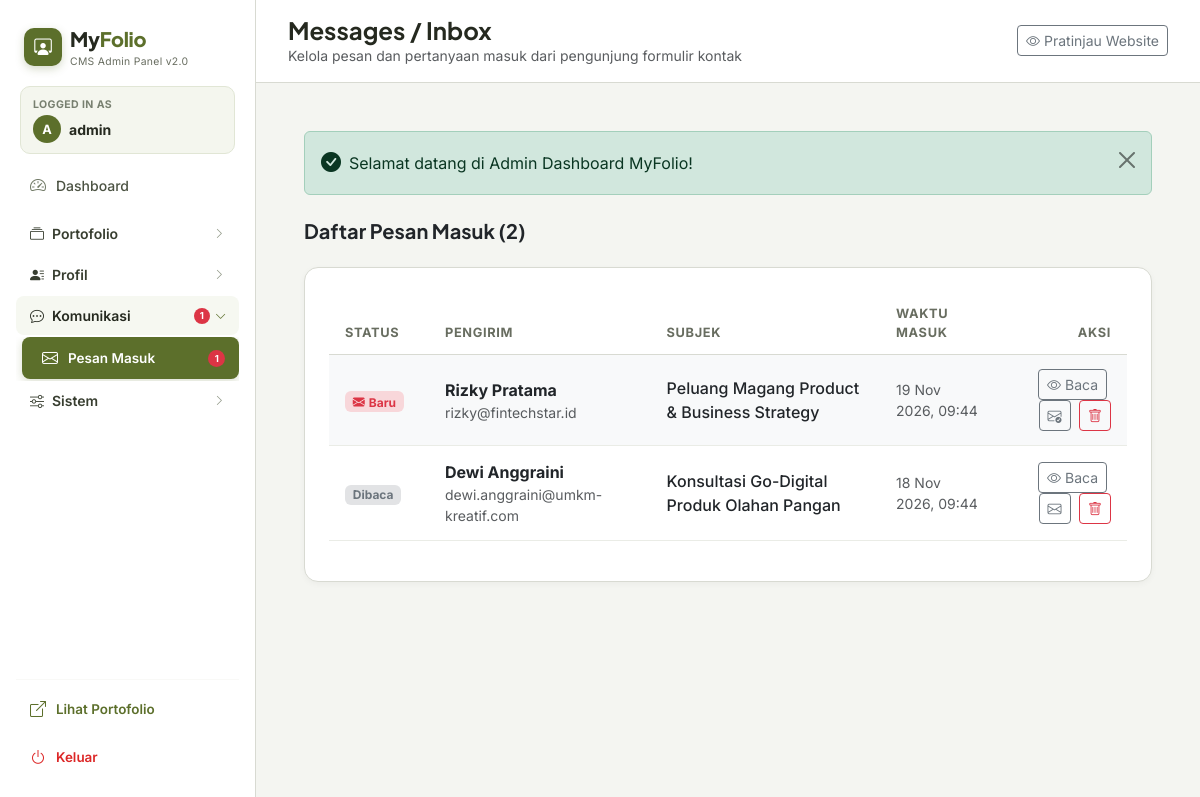
The page /admin/messages.php (signed in) on the database its author committed.
### tables this page shows
CREATE TABLE `messages` (
  `id` INT AUTO_INCREMENT PRIMARY KEY,
  `sender_name` VARCHAR(100) NOT NULL,
  `sender_email` VARCHAR(120) NOT NULL,
  `subject` VARCHAR(150) DEFAULT NULL,
  `message` TEXT NOT NULL,
  `is_read` TINYINT(1) DEFAULT 0,
  `sent_at` TIMESTAMP DEFAULT CURRENT_TIMESTAMP
);

### includes/functions.php (called while the page is built, shortened)
<?php
function e(?string $value): string {
    return htmlspecialchars($value ?? '', ENT_QUOTES, 'UTF-8');
}

### admin/messages.php (the view, shortened to what this page needs)
<?php
require_once __DIR__ . '/includes/admin_init.php';
$messages = $pdo->query("SELECT * FROM messages ORDER BY sent_at DESC")->fetchAll();
require_once __DIR__ . '/includes/admin_header.php';
?>
<div class="d-flex justify-content-between align-items-center mb-4">
    <div>
        <h5 class="fw-bold mb-0 text-dark">Daftar Pesan Masuk (<?= count($messages) ?>)</h5>
    </div>
</div>
<div class="admin-card">
    <?php if (empty($messages)): ?>
        <div class="text-center py-5 text-muted">Belum ada pesan yang masuk.</div>
    <?php else: ?>
        <div class="table-responsive">
            <table class="table admin-table align-middle">
                <thead>
                    <tr>
                        <th style="width: 100px;">Status</th>
                        <th>Pengirim</th>
                        <th>Subjek</th>
                        <th>Waktu Masuk</th>
                        <th class="text-end">Aksi</th>
                    </tr>
                </thead>
                <tbody>
                    <?php foreach ($messages as $msg): ?>
                        <tr class="<?= $msg['is_read'] ? '' : 'table-light' ?>">
                            <td>
                                <?php if ($msg['is_read']): ?>
                                    <span class="badge bg-secondary-subtle text-secondary">Dibaca</span>
                                <?php else: ?>
                                    <span class="badge bg-danger-subtle text-danger fw-bold"><i class="bi bi-envelope-fill me-1"></i>Baru</span>
                                <?php endif; ?>
                            </td>
                            <td>
                                <div class="fw-bold text-dark"><?= e($msg['sender_name']) ?></div>
                                <div class="small text-muted"><?= e($msg['sender_email']) ?></div>
                            </td>
                            <td class="text-dark fw-medium"><?= e($msg['subject']) ?></td>
                            <td class="small text-muted"><?= date('d M Y, H:i', strtotime($msg['sent_at'])) ?></td>
                            <td class="text-end">
                                <button class="btn btn-outline-secondary btn-sm py-1 px-2.5 me-1"
                                    onclick="viewMessage(<?= htmlspecialchars(json_encode($msg), ENT_QUOTES, 'UTF-8') ?>)">
                                    <i class="bi bi-eye"></i> Baca
                                </button>
                                <form method="POST" action="messages.php" class="d-inline">
                                    <button type="submit" class="btn btn-outline-secondary btn-sm py-1 px-2 me-1" title="Ubah status baca">
                                        <i class="bi <?= $msg['is_read'] ? 'bi-envelope' : 'bi-envelope-check' ?>"></i>
                                    </button>
                                </form>
                                <form method="POST" action="messages.php" class="d-inline" onsubmit="return confirm('Hapus pesan ini permanen?');">
                                    <button type="submit" class="btn btn-outline-danger btn-sm py-1 px-2">
                                        <i class="bi bi-trash"></i>
                                    </button>
                                </form>
                            </td>
                        </tr>
                    <?php endforeach; ?>
                </tbody>
            </table>
        </div>
    <?php endif; ?>
</div>
<?php
require_once __DIR__ . '/includes/admin_footer.php';
?>

### assets/css/admin.css (style rules this page uses)
:root { --color-primary: #5C6F2B; --color-primary-hover: #495822; --color-background: #F4F5F1; --color-sidebar: #FFFFFF; --color-dark: #25291F; --color-soft-olive: #DCE3CB; --color-white: #FFFFFF; --color-muted: #686D60; --color-border: #D8DAD2; --radius-card: 14px; --radius-button: 8px; --shadow-sm: 0 2px 6px rgba(0, 0, 0, 0.04); }
body { font-family: 'Inter', sans-serif; background-color: var(--color-background); color: var(--color-dark); }
h1, h2, h3, h4, h5, h6 { font-family: 'Plus Jakarta Sans', sans-serif; color: var(--color-dark); }
.admin-card { background-color: var(--color-white); border: 1px solid var(--color-border); border-radius: var(--radius-card); box-shadow: var(--shadow-sm); padding: 24px; margin-bottom: 24px; }
.admin-table th { font-size: 0.8rem; font-weight: 700; text-transform: uppercase; color: var(--color-muted); letter-spacing: 0.05em; border-bottom: 1.5px solid var(--color-border); padding: 12px 16px; }
.admin-table td { padding: 14px 16px; vertical-align: middle; border-bottom: 1px solid #EAECE6; }

### rows shown on the page
messages: is_read 0 (drawn), sender_name "Rizky Pratama", sender_email "rizky@fintechstar.id", subject "Peluang Magang Product & Business Strategy", sent_at "19 Nov 2026, 09:44"
messages: is_read "Dibaca", sender_name "Dewi Anggraini", sender_email "dewi.anggraini@umkm-kreatif.com", subject "Konsultasi Go-Digital Produk Olahan Pangan", sent_at "18 Nov 2026, 09:44"

### other values the page prints
substr($_SESSION['admin_username'] ?? 'A', 0, 1) "A"
$_SESSION['admin_username'] "admin"
$unreadCount "1"
$pageTitle "Messages / Inbox"
$pageSubtitle "Kelola pesan dan pertanyaan masuk dari pengunjung formulir kontak"
$flash['message'] "Selamat datang di Admin Dashboard MyFolio!"
count($messages) "2"
